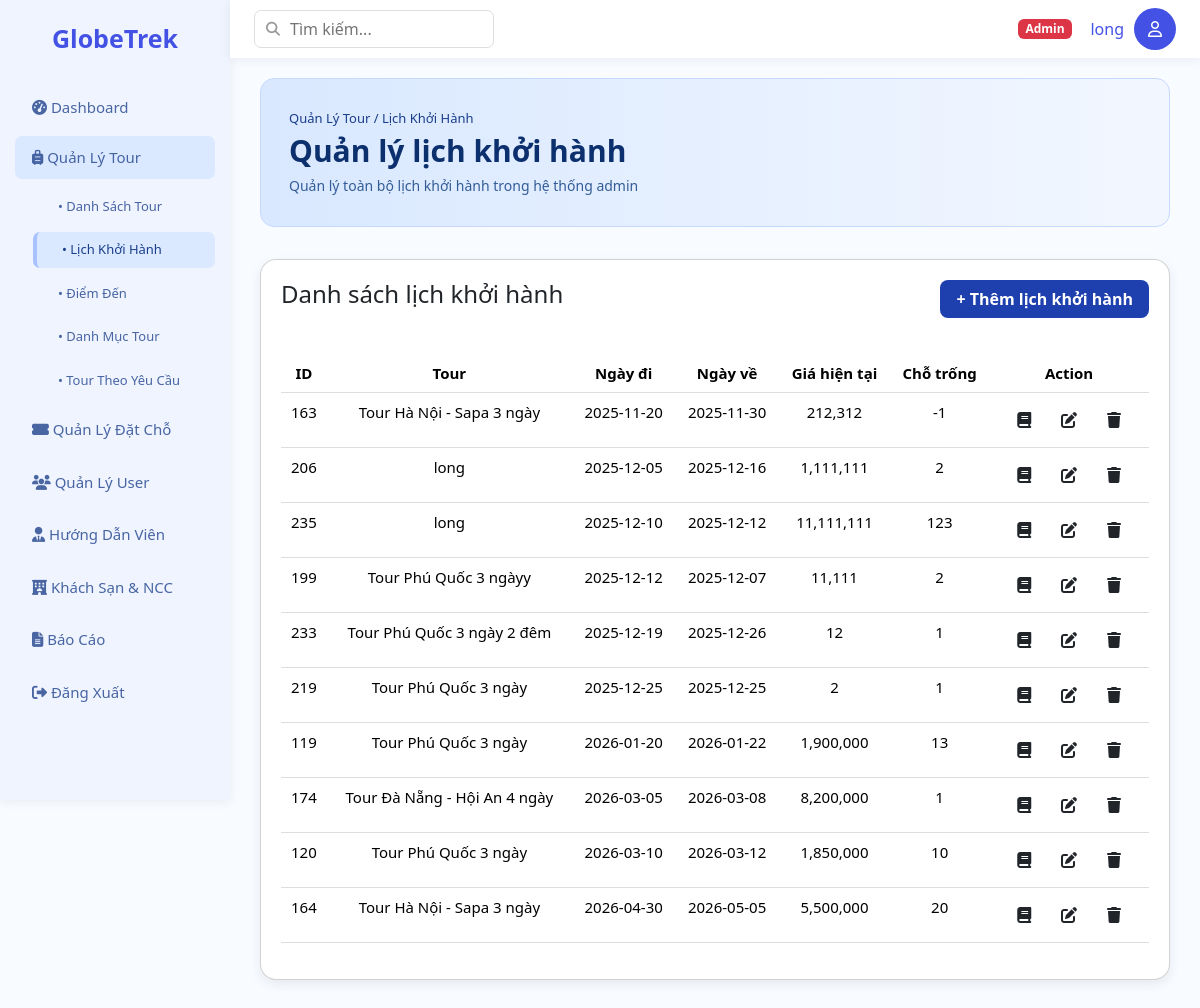
Screenshot of /Base/?action=list-departure (signed in) with the database file from the repository.
### tables this page shows
CREATE TABLE `tour_departures` (
  `id` int NOT NULL,
  `tour_id` int NOT NULL,
  `start_date` date NOT NULL,
  `end_date` date NOT NULL,
  `current_price` decimal(10,2) NOT NULL COMMENT 'Giá bán hiện tại',
  `available_slots` int NOT NULL COMMENT 'Số chỗ còn trống'
);

CREATE TABLE `tours` (
  `id` int NOT NULL,
  `name` varchar(255) NOT NULL,
  `tour_type` enum('Nội địa','Quốc tế') NOT NULL,
  `description` text,
  `base_price` decimal(10,2) NOT NULL COMMENT 'Giá cơ bản trước khuyến mãi',
  `created_at` timestamp NULL DEFAULT CURRENT_TIMESTAMP,
  `category_id` int DEFAULT NULL,
  `tour_origin` enum('Catalog','Custom') DEFAULT 'Catalog',
  `cancellation_policy_text` text
);

### Base/controllers/DepartureController.php (called while the page is built, shortened)
<?php
class DepartureController
{
    public function listDeparture()
    {
        $departure = new DepartureModel();
        $listDeparture = $departure->getList();
        require_once PATH_VIEW . 'main.php';
    }
}

### Base/index.php (called while the page is built, shortened)
<?php
spl_autoload_register(function ($class) {
    $fileName = "$class.php";
    $fileModel              = PATH_MODEL . $fileName;
});
require_once './routes/index.php';

### Base/models/BaseModel.php (called while the page is built, shortened)
<?php
class BaseModel
{
    protected $pdo;
    public function __construct()
    {
        $dsn = sprintf('mysql:host=%s;port=%s;dbname=%s;charset=utf8', DB_HOST, DB_PORT, DB_NAME);
        try {
            $this->pdo = new PDO($dsn, DB_USERNAME, DB_PASSWORD, DB_OPTIONS);
        } catch (PDOException $e) {
            die("Kết nối cơ sở dữ liệu thất bại: {$e->getMessage()}. Vui lòng thử lại sau.");
        }
    }
    public function __destruct()
    {
        $this->pdo = null;
    }
    public function getConnection()
    {
        return $this->pdo;
}
}

### Base/models/DepartureModel.php (called while the page is built, shortened)
<?php
class DepartureModel {
    public $db;
    public function __construct() {
        $baseModel = new BaseModel();
        $this->db = $baseModel->getConnection();
    }
public function getList($tour_id = null) {
    $where = "";
    $params = [];
    $sql = "
        SELECT
            td.id AS departure_id,
            t.name AS tour_name,
            td.start_date,
            td.end_date,
            td.current_price,
            td.available_slots AS max_slots,
            -- Số chỗ còn lại = available_slots - số khách
            td.available_slots - IFNULL(COUNT(BC.id), 0) AS remaining_slots
        FROM tour_departures td
        JOIN tours t ON td.tour_id = t.id
        -- KHÔNG DÙNG b.status NỮA (vì đã xóa)
        LEFT JOIN bookings b
            ON b.departure_id = td.id
        LEFT JOIN booking_customers BC
            ON BC.booking_id = b.id
        $where
        GROUP BY td.id
        ORDER BY td.start_date ASC
    ";
    $stmt = $this->db->prepare($sql);
    $stmt->execute($params);
    return $stmt->fetchAll(PDO::FETCH_ASSOC);
}
}

### Base/views/admin/departure/list-departure.php (the view, shortened to what this page needs)
<?php include PATH_VIEW . 'layout/header.php'; ?>
<div class="main">
    <div class="header-wrapper">
        <div class="header-content">
            <div class="breadcrumb">Quản Lý Tour / Lịch Khởi Hành</div>
            <h2 class="page-title">Quản lý lịch khởi hành</h2>
            <p class="page-sub">Quản lý toàn bộ lịch khởi hành trong hệ thống admin</p>
        </div>
    </div>
    <div class="card">
        <div class="toph4">
            <h4>Danh sách lịch khởi hành</h4>
            <a href="<?= BASE_URL ?>?action=create-departure" class="btn btn-nut">+ Thêm lịch khởi hành</a>
        </div>
        <table class="table">
            <thead>
                <tr>
                    <th>ID</th>
                    <th>Tour</th>
                    <th>Ngày đi</th>
                    <th>Ngày về</th>
                    <th>Giá hiện tại</th>
                    <th>Chỗ trống</th>
                    <th>Action</th>
                </tr>
            </thead>
            <tbody>
                <?php foreach ($listDeparture as $value): ?>
                    <tr>
                        <td><?= $value['departure_id'] ?></td>
                        <td><?= $value['tour_name'] ?></td>
                        <td><?= $value['start_date'] ?></td>
                        <td><?= $value['end_date'] ?></td>
                        <td><?= number_format($value['current_price']) ?></td>
                        <td><?= $value['remaining_slots'] ?></td>
                        <td>
                            <a href="<?= BASE_URL ?>?action=departure-detail&id=<?= $value['departure_id'] ?>" class="btn view">
                                <i class="fa-solid fa-book"></i></a>
                            <a href="<?= BASE_URL ?>?action=update-departure&id=<?= $value['departure_id'] ?>" class="btn edit"><i class="fas fa-edit"></i></a>
                            <a href="<?= BASE_URL ?>?action=delete-departure&id=<?= $value['departure_id'] ?>"
                                onclick="return confirm('Bạn có chắc chắn muốn xóa lịch khởi hành này không?')"
                                class="btn delete"><i class="fas fa-trash"></i></a>
                        </td>
                    </tr>
                <?php endforeach ?>
            </tbody>
        </table>
    </div>
</div>
<?php include PATH_VIEW . 'layout/footer.php'; ?>

### Base/assets/css/layout.css (style rules this page uses)
:root { --orange: rgba(186, 207, 255, 0.142); --orange-active: rgba(200, 222, 255, 0.525); --orange-light: #bacfffff; --bg: #f8fbff; --white: #ffffff; --text: #4351e5; --muted: #2e4e94dd; --radius: 7px; --shadow: 0 2px 10px rgba(45, 45, 45, 0.07); font-family: "Inter", sans-serif; }
body { margin: 0; background: var(--bg); color: var(--text); overflow-x: hidden; }
.main { padding: 20px 30px; }

### Base/assets/css/table.css (style rules this page uses)
table { width: 100%; border-collapse: collapse; margin-top: 20px; }
th, td { padding: 14px; border-bottom: 1px solid #ddd; font-size: 15px; text-align: center; }
th { text-align: left; background: #f0f1ff; font-weight: 600; text-align: center; }
.btn-nut { background: #1e40af; color: var(--white); border: none; padding: 7px 16px; font-weight: 600; transition: opacity 0.2s; border-radius: 8px; }
.card { background: white; padding: 20px; border-radius: 16px; box-shadow: 0 4px 12px rgba(0, 0, 0, 0.08); margin-bottom: 20px; }
.toph4 { display: flex; justify-content: space-between; align-items: center; margin-bottom: 16px; }
.header-wrapper { background: linear-gradient(to right, #d9e8ff, #f2f7ff); padding: 30px 28px; border-radius: 14px; border: 1px solid #c7d8ff; margin-bottom: 32px; }
.header-content .breadcrumb { font-size: 13px; color: #1a3e8a; margin-bottom: 4px; font-weight: 500; }
.page-title { font-size: 30px; margin: 0; font-weight: 800; color: #0c2f6d; }
.page-sub { margin: 6px 0 0; font-size: 14px; color: #335c97; }

### rows the page displays
tour_departures: id "163", tour.name "Tour Hà Nội - Sapa 3 ngày", start_date "2025-11-20", end_date "2025-11-30", current_price "212,312", remaining_slots "-1"
tour_departures: id "206", tour.name "long", start_date "2025-12-05", end_date "2025-12-16", current_price "1,111,111", remaining_slots "2"
tour_departures: id "235", tour.name "long", start_date "2025-12-10", end_date "2025-12-12", current_price "11,111,111", remaining_slots "123"
tour_departures: id "199", tour.name "Tour Phú Quốc 3 ngàyy", start_date "2025-12-12", end_date "2025-12-07", current_price "11,111", remaining_slots "2"
tour_departures: id "233", tour.name "Tour Phú Quốc 3 ngày 2 đêm", start_date "2025-12-19", end_date "2025-12-26", current_price "12", remaining_slots "1"
tour_departures: id "219", tour.name "Tour Phú Quốc 3 ngày", start_date "2025-12-25", end_date "2025-12-25", current_price "2", remaining_slots "1"
tour_departures: id "119", tour.name "Tour Phú Quốc 3 ngày", start_date "2026-01-20", end_date "2026-01-22", current_price "1,900,000", remaining_slots "13"
tour_departures: id "174", tour.name "Tour Đà Nẵng - Hội An 4 ngày", start_date "2026-03-05", end_date "2026-03-08", current_price "8,200,000", remaining_slots "1"
tour_departures: id "120", tour.name "Tour Phú Quốc 3 ngày", start_date "2026-03-10", end_date "2026-03-12", current_price "1,850,000", remaining_slots "10"
tour_departures: id "164", tour.name "Tour Hà Nội - Sapa 3 ngày", start_date "2026-04-30", end_date "2026-05-05", current_price "5,500,000", remaining_slots "20"

### other values shown
$roleLabel "Admin"
$_SESSION['user']['name'] "long"
